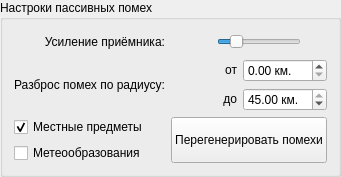
     <widget class="QGroupBox" name="BoxTrashSettings">
      <property name="sizePolicy">
       <sizepolicy hsizetype="Fixed" vsizetype="Fixed">
        <horstretch>0</horstretch>
        <verstretch>0</verstretch>
       </sizepolicy>
      </property>
      <property name="title">
       <string>Настроки пассивных помех</string>
      </property>
      <layout class="QGridLayout" name="gridLayout_23">
       <item row="0" column="0">
        <layout class="QGridLayout" name="LayoutBoxPassiveTrash">
         <item row="0" column="0" alignment="Qt::AlignRight|Qt::AlignVCenter">
          <widget class="QLabel" name="LabelChangeTrashIntensity">
           <property name="text">
            <string>Усиление приёмника:</string>
           </property>
           <property name="alignment">
            <set>Qt::AlignRight|Qt::AlignTrailing|Qt::AlignVCenter</set>
           </property>
          </widget>
         </item>
         <item row="1" column="0" alignment="Qt::AlignRight|Qt::AlignVCenter">
          <widget class="QLabel" name="LabelScatterTrash">
           <property name="text">
            <string>Разброс помех по радиусу:</string>
           </property>
           <property name="alignment">
            <set>Qt::AlignRight|Qt::AlignTrailing|Qt::AlignVCenter</set>
           </property>
          </widget>
         </item>
         <item row="2" column="1">
          <widget class="QPushButton" name="RegenerateTrash">
           <property name="sizePolicy">
            <sizepolicy hsizetype="Minimum" vsizetype="Minimum">
             <horstretch>0</horstretch>
             <verstretch>0</verstretch>
            </sizepolicy>
           </property>
           <property name="cursor">
            <cursorShape>PointingHandCursor</cursorShape>
           </property>
           <property name="text">
            <string>Перегенерировать помехи</string>
           </property>
          </widget>
         </item>
         <item row="0" column="1">
          <layout class="QGridLayout" name="gridLayout" columnstretch="0,3">
           <item row="0" column="0" alignment="Qt::AlignLeft|Qt::AlignVCenter">
            <widget class="QPushButton" name="ChangeTrashIntensityButton">
             <property name="sizePolicy">
              <sizepolicy hsizetype="Fixed" vsizetype="Fixed">
               <horstretch>0</horstretch>
               <verstretch>0</verstretch>
              </sizepolicy>
             </property>
             <property name="cursor">
              <cursorShape>OpenHandCursor</cursorShape>
             </property>
             <property name="focusPolicy">
              <enum>Qt::TabFocus</enum>
             </property>
             <property name="styleSheet">
              <string notr="true">background-color: rgba(255, 255, 255, 0);</string>
             </property>
             <property name="text">
              <string/>
             </property>
             <property name="icon">
              <iconset resource="Common.qrc">
               <normaloff>:/buttons/reo_knob.png</normaloff>:/buttons/reo_knob.png</iconset>
             </property>
             <property name="iconSize">
              <size>
               <width>20</width>
               <height>20</height>
              </size>
             </property>
             <property name="flat">
              <bool>true</bool>
             </property>
            </widget>
           </item>
           <item row="0" column="1" alignment="Qt::AlignLeft|Qt::AlignVCenter">
            <widget class="QSlider" name="ChangeTrashIntensity">
             <property name="sizePolicy">
              <sizepolicy hsizetype="Fixed" vsizetype="Fixed">
               <horstretch>0</horstretch>
               <verstretch>0</verstretch>
              </sizepolicy>
             </property>
             <property name="cursor">
              <cursorShape>OpenHandCursor</cursorShape>
             </property>
             <property name="maximum">
              <number>30</number>
             </property>
             <property name="value">
              <number>5</number>
             </property>
             <property name="orientation">
              <enum>Qt::Horizontal</enum>
             </property>
            </widget>
           </item>
          </layout>
         </item>
         <item row="2" column="0">
          <layout class="QGridLayout" name="LayoutAdvanedPassiveTrash">
           <item row="0" column="0" alignment="Qt::AlignLeft|Qt::AlignVCenter">
            <widget class="QCheckBox" name="CheckShowLocalItems">
             <property name="cursor">
              <cursorShape>PointingHandCursor</cursorShape>
             </property>
             <property name="text">
              <string>Местные предметы</string>
             </property>
             <property name="checked">
              <bool>true</bool>
             </property>
            </widget>
           </item>
           <item row="1" column="0" alignment="Qt::AlignLeft|Qt::AlignVCenter">
            <widget class="QCheckBox" name="CheckShowMeteo">
             <property name="cursor">
              <cursorShape>PointingHandCursor</cursorShape>
             </property>
             <property name="text">
              <string>Метеообразования</string>
             </property>
            </widget>
           </item>
          </layout>
         </item>
         <item row="1" column="1">
          <layout class="QGridLayout" name="LayoutTrashRangeButton">
           <item row="0" column="0" alignment="Qt::AlignRight|Qt::AlignVCenter">
            <widget class="QLabel" name="LabelScatterTrashFrom">
             <property name="text">
              <string>от</string>
             </property>
             <property name="alignment">
              <set>Qt::AlignRight|Qt::AlignTrailing|Qt::AlignVCenter</set>
             </property>
            </widget>
           </item>
           <item row="0" column="1">
            <widget class="QDoubleSpinBox" name="InputScatterTrashFrom">
             <property name="suffix">
              <string> км.</string>
             </property>
             <property name="maximum">
              <double>150.000000000000000</double>
             </property>
            </widget>
           </item>
           <item row="1" column="0" alignment="Qt::AlignRight|Qt::AlignVCenter">
            <widget class="QLabel" name="LabelScatterTrashTo">
             <property name="text">
              <string>до</string>
             </property>
             <property name="alignment">
              <set>Qt::AlignRight|Qt::AlignTrailing|Qt::AlignVCenter</set>
             </property>
            </widget>
           </item>
           <item row="1" column="1">
            <widget class="QDoubleSpinBox" name="InputScatterTrashTo">
             <property name="suffix">
              <string> км.</string>
             </property>
             <property name="maximum">
              <double>45.000000000000000</double>
             </property>
             <property name="value">
              <double>45.000000000000000</double>
             </property>
            </widget>
           </item>
          </layout>
         </item>
        </layout>
       </item>
      </layout>
     </widget>
